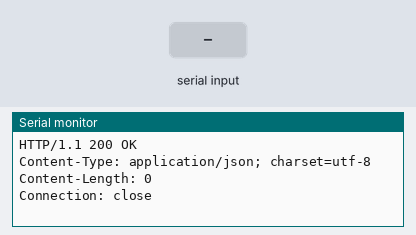
Bench run of a sketch on a simulated ESP8266 (NodeMCU). Shown: the last lines printed to the serial monitor. Inputs (shaded band) come from the test bench. WiFi joins after 1.5 s; servers stay silent unless stated; uploads are accepted with an empty reply.

Above: at 2.7 s.
2.8 s: "1\n" received over the second serial link
At 3.7 s:
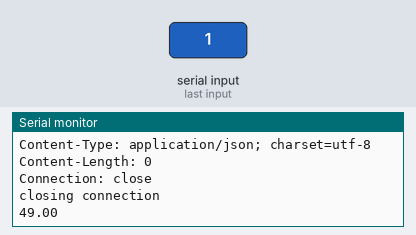
6.6 s: "0\n" received over the second serial link
At 7.3 s:
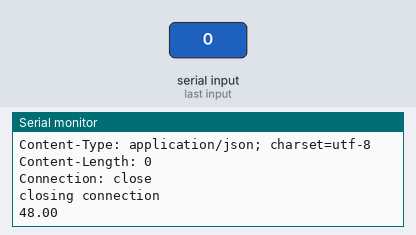
9.0 s: "2\n" received over the second serial link
At 11.0 s:
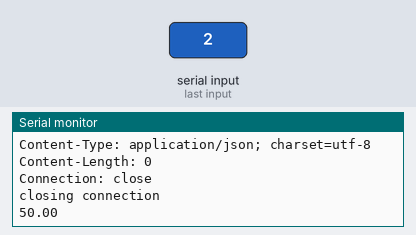
Timing chart, 0 to 12.5 s (numbered marks = the images above; inputs shaded):
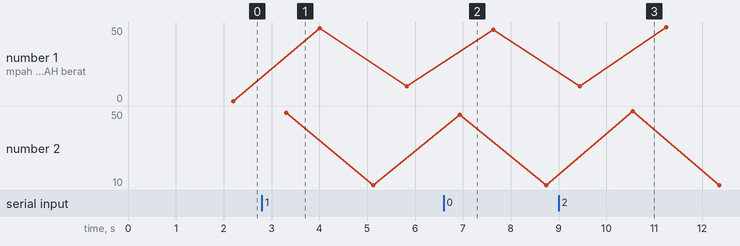

The sketch:

nodeMCU_sampahPintar.ino
```cpp
#include <SoftwareSerial.h>
SoftwareSerial s(D6,D5); // (Rx, Tx)

#include <ESP8266WiFi.h>

//Konfigurasi WiFi
const char *ssid = "sampahpintar";
const char *password = "12345678";

//IP Address Server yang terpasang XAMPP
const char *host = "192.168.43.142";

//SET UP NAMA SAMPAH INI
const char *nama_sampah = "RUMAH";

 float berat = 0 ;

void setup() {
  Serial.begin(9600);
  s.begin(9600);

  WiFi.mode(WIFI_STA);
  WiFi.begin(ssid, password);
  Serial.println("");

  Serial.print("Connecting");
  while (WiFi.status() != WL_CONNECTED) {
    delay(500);
    Serial.print(".");
  }

  //Jika koneksi berhasil, maka akan muncul address di serial monitor
  Serial.println("");
  Serial.print("Connected to ");
  Serial.println(ssid);
  Serial.print("IP address: ");
  Serial.println(WiFi.localIP());
}

int value = 0;

void loop() {
  if (s.available()>0)
  {
    berat=s.read();
    if(berat < 0 ){
      berat=0;
    }
    Serial.println(berat);
  }
  // Proses Pengiriman -----------------------------------------------------------
  delay(500);
  ++value;


  Serial.print("connecting to ");
  Serial.println(host);

// Mengirimkan ke alamat host dengan port 80 -----------------------------------
  WiFiClient client;
  const int httpPort = 80;
  if (!client.connect(host, httpPort)) {
    Serial.println("connection failed");
    return;
  }

// Isi Konten yang dikirim adalah alamat ip si esp -----------------------------
  String url = "/smarttrash/kirim.php?nama_sampah=";
  url += nama_sampah;
  url += "&berat=";
  url += berat;

  Serial.print("Requesting URL: ");
  Serial.println(url);

// Mengirimkan Request ke Server -----------------------------------------------
  client.print(String("GET ") + url + " HTTP/1.1\r\n" +
               "Host: " + host + "\r\n" +
               "Connection: close\r\n\r\n");
  unsigned long timeout = millis();
  while (client.available() == 0) {
    if (millis() - timeout > 1000) {
      Serial.println(">>> Client Timeout !");
      client.stop();
      return;
    }
  }

// Read all the lines of the reply from server and print them to Serial
  while (client.available()) {
    String line = client.readStringUntil('\r');
    Serial.print(line);
  }

  Serial.println();
  Serial.println("closing connection");
}
```

Measured:
- after the input at 2.8 s, the serial monitor: prints a new line after 0.51 s (image 1)
- after the input at 6.6 s, the serial monitor: prints a new line after 0.33 s (image 2)
- after the input at 9.0 s, the serial monitor: prints a new line after 1.6 s (image 3)
- plotted number 1: 0 → 10 after the input at 2.8 s, 10 → 48 after the input at 6.6 s
